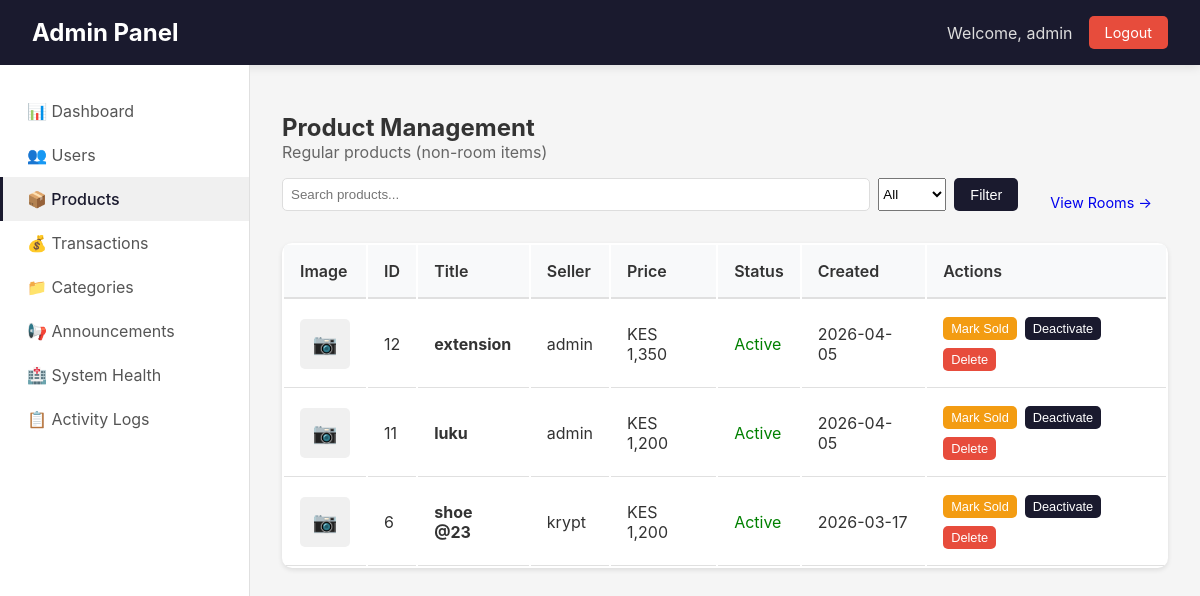
/admin/products (signed in), run on an earlier commit of the app's database.
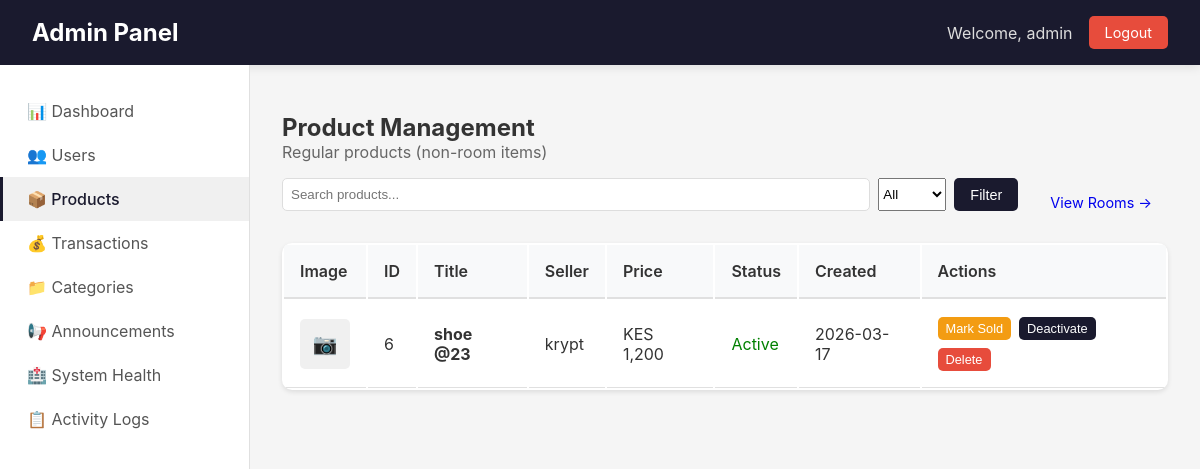
And on a later commit of the database.
### app/models.py (models this page shows, shortened)
class Product(db.Model):
    __tablename__ = 'products'
    id = db.Column(db.Integer, primary_key=True)
    title = db.Column(db.String(100), nullable=False)
    description = db.Column(db.Text)
    price = db.Column(db.Float, nullable=False)
    condition = db.Column(db.String(20))
    contact_info = db.Column(db.Text)
    is_fast_moving = db.Column(db.Boolean, default=False)
    is_active = db.Column(db.Boolean, default=True)
    is_sold = db.Column(db.Boolean, default=False)
    Token = db.Column(db.Float, nullable=False)
    category_id = db.Column(db.Integer, db.ForeignKey('categories.id'), nullable=False)
    seller_id = db.Column(db.Integer, db.ForeignKey('users.id'), nullable=False)
    image_group_id = db.Column(db.Integer, db.ForeignKey('product_image_groups.id'), nullable=True)
    created_at = db.Column(db.DateTime, default=datetime.utcnow)
    updated_at = db.Column(db.DateTime, default=datetime.utcnow, onupdate=datetime.utcnow)
    hostel_name = db.Column(db.String(100), nullable=False, default='')
    location = db.Column(db.String(100), nullable=False, default='')
    leave_date = db.Column(db.DateTime, nullable=False, default=datetime.utcnow)
    room_type = db.Column(db.String(20), default='single')
    deposit = db.Column(db.Float, default=0)
    commission_percentage = db.Column(db.Float, default=0)
    is_commission_listing = db.Column(db.Boolean, default=False)
    status = db.Column(db.String(20), default='available')
    agreement_user_id = db.Column(db.Integer, db.ForeignKey('users.id'), nullable=True)
    agreement_expires_at = db.Column(db.DateTime, nullable=True)
    booked_at = db.Column(db.DateTime, nullable=True)
    total_unlocks = db.Column(db.Integer, default=0)
    last_interest_update = db.Column(db.DateTime, default=datetime.utcnow)
    payments = db.relationship('Payment', back_populates='product', lazy=True, cascade="all, delete-orphan")
    chats = db.relationship('Chat', back_populates='product', lazy=True, cascade='all, delete-orphan')
    offers = db.relationship('Offer', back_populates='product', lazy=True, cascade='all, delete-orphan')
    unlocks = db.relationship(
    'ProductUnlock',
    back_populates='product',
    cascade='all, delete-orphan'
)
    notifications = db.relationship(
    'Notification',
    back_populates='product',
    cascade='all, delete-orphan'
)
    agreement_user = db.relationship('User', foreign_keys=[agreement_user_id])
    category = db.relationship('Category', back_populates='products')
    seller = db.relationship('User', foreign_keys=[seller_id], back_populates='products')
    image_group = db.relationship('ProductImageGroup', back_populates='product')

class User(UserMixin, db.Model):
    __tablename__ = 'users'
    id = db.Column(db.Integer, primary_key=True)
    username = db.Column(db.String(80), unique=True, nullable=False)
    email = db.Column(db.String(120), unique=True, nullable=False)
    password_hash = db.Column(db.String(128))
    phone = db.Column(db.String(20))
    created_at = db.Column(db.DateTime, default=datetime.utcnow)
    google_id = db.Column(db.String(100), unique=True, nullable=True)
    profile_picture = db.Column(db.String(500), nullable=True)
    products = db.relationship('Product',
        foreign_keys='Product.seller_id',
        back_populates='seller',
        lazy=True
    )
    payments = db.relationship('Payment',
        back_populates='payment_user',
        lazy=True
    )
    phone_number = db.Column(db.String(20))
    campus_location = db.Column(db.String(100))
    hostel_name = db.Column(db.String(100))
    hostel_room = db.Column(db.String(20))
    whatsapp_number = db.Column(db.String(20))
    show_contact_details = db.Column(db.Boolean, default=True)
    contact_preference = db.Column(db.String(20), default='whatsapp')
    is_admin = db.Column(db.Boolean, default=False)
    conversations_as_buyer = db.relationship('Chat',
        foreign_keys='Chat.buyer_id',
        back_populates='buyer',
        lazy=True,
        cascade='all, delete-orphan'
    )
    conversations_as_seller = db.relationship('Chat',
        foreign_keys='Chat.seller_id',
        back_populates='seller',
        lazy=True,
        cascade='all, delete-orphan'
    )
    sent_messages = db.relationship('Message',
        foreign_keys='Message.sender_id',
        back_populates='sender',
        lazy=True,
        cascade='all, delete-orphan'
    )
    sent_offers = db.relationship('Offer',
        foreign_keys='Offer.buyer_id',
        back_populates='offer_buyer',
        lazy=True
    )
    received_offers = db.relationship('Offer',
        foreign_keys='Offer.seller_id',
        back_populates='offer_seller',
        lazy=True
    )

### app/admin/routes.py (the view)
@admin_bp.route('/products')
@login_required
@admin_required
def products():
    page = request.args.get('page', 1, type=int)
    search = request.args.get('search', '')
    status = request.args.get('status', 'all')
    query = Product.query.filter(
        (Product.hostel_name == '') | (Product.hostel_name.is_(None))
    )
    if search:
        query = query.filter(
            (Product.title.ilike(f'%{search}%')) |
            (Product.description.ilike(f'%{search}%'))
        )
    if status == 'active':
        query = query.filter(Product.is_active == True, Product.is_sold == False)
    elif status == 'sold':
        query = query.filter(Product.is_sold == True)
    elif status == 'inactive':
        query = query.filter(Product.is_active == False)
    products = query.order_by(Product.created_at.desc()).paginate(page=page, per_page=20, error_out=False)
    return render_template('admin/products.html', products=products, search=search, status=status)

### app/admin/routes.py (called while the page is built)
def admin_required(f):
    @wraps(f)
    def decorated_function(*args, **kwargs):
        if not current_user.is_authenticated:
            flash('Please login to access admin area.', 'warning')
            return redirect(url_for('auth.login'))
        if not current_user.is_admin:
            flash('Admin access required.', 'error')
            return redirect(url_for('main.index'))
        return f(*args, **kwargs)
    return decorated_function

### app/models.py (called while the page is built)
@login_manager.user_loader
def load_user(user_id):
    return User.query.get(int(user_id))

### app/templates/admin/products.html (shortened to what this page needs)
{% extends "admin/base.html" %}
{% block content %}
<h2>Product Management</h2>
<p style="color: #666; margin-bottom: 1rem;">Regular products (non-room items)</p>
<div style="margin-bottom: 1rem; display: flex; gap: 1rem; align-items: center;">
    <div class="search-bar" style="flex: 1;">
        <form method="GET" style="display: flex; gap: 0.5rem; width: 100%;">
            <input type="text" name="search" placeholder="Search products..." value="{{ search }}">
            <select name="status">
                <option value="all" {% if status == 'all' %}selected{% endif %}>All</option>
            </select>
            <button type="submit" class="btn btn-primary">Filter</button>
        </form>
    </div>
    <a href="{{ url_for('admin.rooms') }}" class="btn">View Rooms →</a>
</div>
<table class="data-table">
    <thead>
        <tr>
            <th>Image</th>
            <th>ID</th>
            <th>Title</th>
            <th>Seller</th>
            <th>Price</th>
            <th>Status</th>
            <th>Created</th>
            <th>Actions</th>
        </tr>
    </thead>
    <tbody>
        {% for product in products.items %}
        <tr>
            <td>
            </td>
            <td>{{ product.id }}</td>
            <td><strong>{{ product.title[:40] }}</strong></td>
            <td>{{ product.seller.username if product.seller else 'N/A' }}</td>
            <td>KES {{ "{:,.0f}".format(product.price) }}</td>
            <td>
                {% if product.is_sold %}
                <span style="color: red;">Sold</span>
                {% elif not product.is_active %}
                <span style="color: orange;">Inactive</span>
                {% else %}
                <span style="color: green;">Active</span>
                {% endif %}
            </td>
            <td>{{ product.created_at.strftime('%Y-%m-%d') }}</td>
            <td>
                <div style="display: flex; gap: 0.5rem; flex-wrap: wrap;">
                    <form method="POST" action="{{ url_for('admin.toggle_product_sold', product_id=product.id) }}" style="display: inline;">
                        <button type="submit" class="btn btn-sm btn-warning">
                            {% if product.is_sold %}Mark Available{% else %}Mark Sold{% endif %}
                        </button>
                    </form>
                    <form method="POST" action="{{ url_for('admin.toggle_product_active', product_id=product.id) }}" style="display: inline;">
                        <button type="submit" class="btn btn-sm btn-primary">
                            {% if product.is_active %}Deactivate{% else %}Activate{% endif %}
                        </button>
                    </form>
                    <form method="POST" action="{{ url_for('admin.delete_product', product_id=product.id) }}" style="display: inline;"
                          onsubmit="return confirm('Delete this product? This cannot be undone.');">
                        <button type="submit" class="btn btn-sm btn-danger">Delete</button>
                    </form>
                </div>
            </td>
        </tr>
        {% endfor %}
    </tbody>
</table>
{% endblock %}

What changed in the data, as far as the page shows it:
removed Product: id "12", title "extension", seller "admin", price "1,350", is_sold "Active", created_at "2026-04-05", is_active "Deactivate"
removed Product: id "11", title "luku", seller "admin", price "1,200", is_sold "Active", created_at "2026-04-05", is_active "Deactivate"
